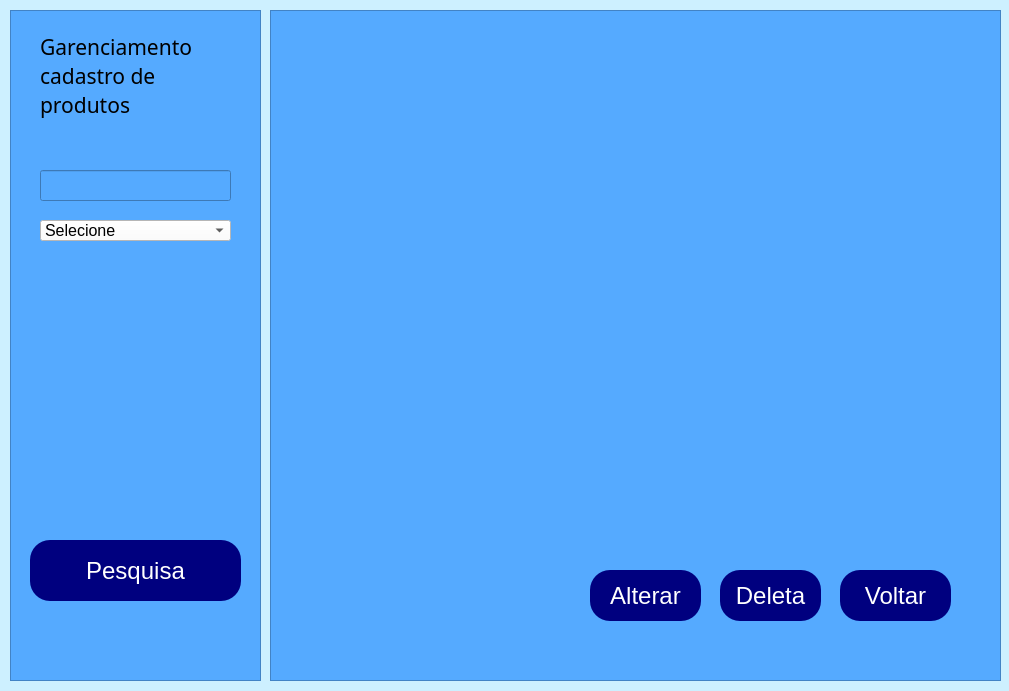
<?xml version="1.0" encoding="UTF-8"?>
<ui version="4.0">
 <class>MainWindow</class>
 <widget class="QMainWindow" name="MainWindow">
  <property name="geometry">
   <rect>
    <x>0</x>
    <y>0</y>
    <width>1009</width>
    <height>691</height>
   </rect>
  </property>
  <property name="windowTitle">
   <string>MainWindow</string>
  </property>
  <property name="styleSheet">
   <string notr="true">background-color: rgb(205,240,255);</string>
  </property>
  <widget class="QWidget" name="centralwidget">
   <widget class="QFrame" name="frame">
    <property name="geometry">
     <rect>
      <x>10</x>
      <y>10</y>
      <width>251</width>
      <height>671</height>
     </rect>
    </property>
    <property name="styleSheet">
     <string notr="true">background-color: rgb(85, 170, 255);
boder-radius: 10px;</string>
    </property>
    <property name="frameShape">
     <enum>QFrame::StyledPanel</enum>
    </property>
    <property name="frameShadow">
     <enum>QFrame::Raised</enum>
    </property>
    <widget class="QComboBox" name="categoria">
     <property name="geometry">
      <rect>
       <x>30</x>
       <y>210</y>
       <width>191</width>
       <height>21</height>
      </rect>
     </property>
     <property name="font">
      <font>
       <family>Arial</family>
       <pointsize>12</pointsize>
      </font>
     </property>
     <property name="styleSheet">
      <string notr="true">background-color: rgb(255, 255, 255);
color: rgb(0, 0, 0);</string>
     </property>
     <item>
      <property name="text">
       <string>Selecione</string>
      </property>
     </item>
     <item>
      <property name="text">
       <string>HD</string>
      </property>
     </item>
     <item>
      <property name="text">
       <string>SSD</string>
      </property>
     </item>
     <item>
      <property name="text">
       <string>Memória RAM</string>
      </property>
     </item>
     <item>
      <property name="text">
       <string>Placa mãe</string>
      </property>
     </item>
     <item>
      <property name="text">
       <string>Mouse</string>
      </property>
     </item>
     <item>
      <property name="text">
       <string>Placa de Rede</string>
      </property>
     </item>
     <item>
      <property name="text">
       <string>Cabo de rede</string>
      </property>
     </item>
     <item>
      <property name="text">
       <string>teclado</string>
      </property>
     </item>
     <item>
      <property name="text">
       <string>Monito</string>
      </property>
     </item>
     <item>
      <property name="text">
       <string>Gabinete</string>
      </property>
     </item>
     <item>
      <property name="text">
       <string>Pendrive</string>
      </property>
     </item>
     <item>
      <property name="text">
       <string>Fonte de alimentação</string>
      </property>
     </item>
     <item>
      <property name="text">
       <string>Cabo VGA</string>
      </property>
     </item>
     <item>
      <property name="text">
       <string>Cabo HDMI</string>
      </property>
     </item>
    </widget>
    <widget class="QLabel" name="label">
     <property name="geometry">
      <rect>
       <x>30</x>
       <y>10</y>
       <width>191</width>
       <height>111</height>
      </rect>
     </property>
     <property name="font">
      <font>
       <family>Segoe Print</family>
       <pointsize>16</pointsize>
      </font>
     </property>
     <property name="text">
      <string>Garenciamento cadastro de produtos</string>
     </property>
     <property name="scaledContents">
      <bool>false</bool>
     </property>
     <property name="wordWrap">
      <bool>true</bool>
     </property>
    </widget>
    <widget class="QPushButton" name="Button_Cadastrar">
     <property name="geometry">
      <rect>
       <x>20</x>
       <y>530</y>
       <width>211</width>
       <height>61</height>
      </rect>
     </property>
     <property name="font">
      <font>
       <family>Arial</family>
       <pointsize>18</pointsize>
      </font>
     </property>
     <property name="cursor">
      <cursorShape>PointingHandCursor</cursorShape>
     </property>
     <property name="styleSheet">
      <string notr="true">QPushButton{
background-color: rgb(0, 0, 127);
	color: rgb(255, 255, 255);
border-radius: 20px;
}
QPushButton:hover
{
   background-color:white;
	color: rgb(0, 0, 0);
}</string>
     </property>
     <property name="text">
      <string>Pesquisa</string>
     </property>
    </widget>
    <widget class="QLineEdit" name="lineEdit">
     <property name="geometry">
      <rect>
       <x>30</x>
       <y>160</y>
       <width>191</width>
       <height>31</height>
      </rect>
     </property>
     <property name="font">
      <font>
       <family>Arial</family>
       <pointsize>12</pointsize>
      </font>
     </property>
    </widget>
    <widget class="QLabel" name="label_2">
     <property name="geometry">
      <rect>
       <x>30</x>
       <y>290</y>
       <width>191</width>
       <height>181</height>
      </rect>
     </property>
     <property name="text">
      <string/>
     </property>
     <property name="pixmap">
      <pixmap>C:/Users/Bruno/Desktop/Qt Desgner/Logomarca (1).png</pixmap>
     </property>
     <property name="scaledContents">
      <bool>true</bool>
     </property>
    </widget>
   </widget>
   <widget class="QFrame" name="frame_2">
    <property name="geometry">
     <rect>
      <x>270</x>
      <y>10</y>
      <width>731</width>
      <height>671</height>
     </rect>
    </property>
    <property name="layoutDirection">
     <enum>Qt::LeftToRight</enum>
    </property>
    <property name="styleSheet">
     <string notr="true">background-color: rgb(85, 170, 255);</string>
    </property>
    <property name="frameShape">
     <enum>QFrame::StyledPanel</enum>
    </property>
    <property name="frameShadow">
     <enum>QFrame::Raised</enum>
    </property>
    <widget class="QPushButton" name="Button_Cadastrar_2">
     <property name="geometry">
      <rect>
       <x>320</x>
       <y>560</y>
       <width>111</width>
       <height>51</height>
      </rect>
     </property>
     <property name="font">
      <font>
       <family>Arial</family>
       <pointsize>18</pointsize>
      </font>
     </property>
     <property name="cursor">
      <cursorShape>PointingHandCursor</cursorShape>
     </property>
     <property name="styleSheet">
      <string notr="true">QPushButton{
background-color: rgb(0, 0, 127);
	color: rgb(255, 255, 255);
border-radius: 20px;
}
QPushButton:hover
{
   background-color:white;
	color: rgb(0, 0, 0);
}</string>
     </property>
     <property name="text">
      <string>Alterar</string>
     </property>
    </widget>
    <widget class="QPushButton" name="Button_Cadastrar_3">
     <property name="geometry">
      <rect>
       <x>450</x>
       <y>560</y>
       <width>101</width>
       <height>51</height>
      </rect>
     </property>
     <property name="font">
      <font>
       <family>Arial</family>
       <pointsize>18</pointsize>
      </font>
     </property>
     <property name="cursor">
      <cursorShape>PointingHandCursor</cursorShape>
     </property>
     <property name="styleSheet">
      <string notr="true">QPushButton{
background-color: rgb(0, 0, 127);
	color: rgb(255, 255, 255);
border-radius: 20px;
}
QPushButton:hover
{
   background-color:white;
	color: rgb(0, 0, 0);
}</string>
     </property>
     <property name="text">
      <string>Deleta</string>
     </property>
    </widget>
    <widget class="QPushButton" name="Button_Cadastrar_4">
     <property name="geometry">
      <rect>
       <x>570</x>
       <y>560</y>
       <width>111</width>
       <height>51</height>
      </rect>
     </property>
     <property name="font">
      <font>
       <family>Arial</family>
       <pointsize>18</pointsize>
      </font>
     </property>
     <property name="cursor">
      <cursorShape>PointingHandCursor</cursorShape>
     </property>
     <property name="styleSheet">
      <string notr="true">QPushButton{
background-color: rgb(0, 0, 127);
	color: rgb(255, 255, 255);
border-radius: 20px;
}
QPushButton:hover
{
   background-color:white;
	color: rgb(0, 0, 0);
}</string>
     </property>
     <property name="text">
      <string>Voltar</string>
     </property>
    </widget>
   </widget>
  </widget>
 </widget>
 <resources/>
 <connections/>
</ui>
